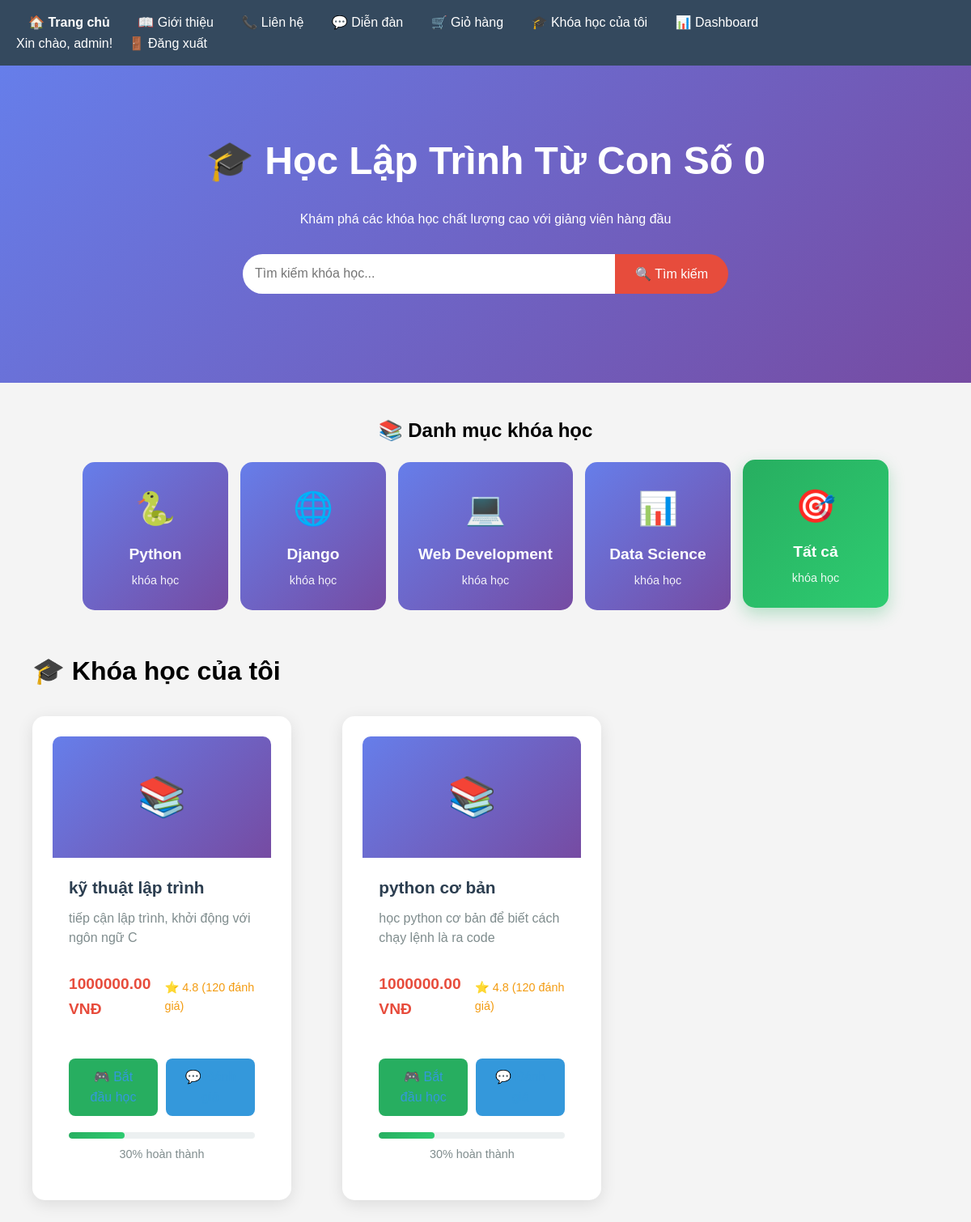
The page /my-courses/ (signed in) on the database its author committed.
### courses/models.py (models this page shows, shortened)
class Course(models.Model):
    title = models.CharField(max_length=200, verbose_name="Tên khóa học")
    description = models.TextField(verbose_name="Mô tả")
    price = models.DecimalField(max_digits=10, decimal_places=2, verbose_name="Giá")
    created_at = models.DateTimeField(auto_now_add=True, verbose_name="Ngày tạo")
    CATEGORY_CHOICES = [
        ('python', 'Python'),
        ('django', 'Django'),
        ('web', 'Web Development'),
        ('data', 'Data Science'),
        ('other', 'Khác'),
    ]
    category = models.CharField(
        max_length=20,
        choices=CATEGORY_CHOICES,
        default='other',
        verbose_name="Danh mục"
    )

### courses/views.py (the view)
# urls.py: path('my-courses/', views.my_courses, name='my_courses'),
@login_required
def my_courses(request):
    paid_courses = Course.objects.filter(
        payment__user=request.user,
        payment__status='completed'
    ).distinct()
    return render(request, 'courses/my_courses.html', {'courses': paid_courses})

### courses/templates/courses/my_courses.html (shortened to what this page needs)
{% extends 'courses/base.html' %}
{% block content %}
<div class="page-container">
    <h1>🎓 Khóa học của tôi</h1>
    {% if courses %}
    <div class="course-list">
        {% for course in courses %}
        <div class="course-card">
            <div class="course-image">
                <div style="background: linear-gradient(135deg, #667eea 0%, #764ba2 100%);
                           width: 100%; height: 150px; border-radius: 10px 10px 0 0;
                           display: flex; align-items: center; justify-content: center;
                           font-size: 3em; color: white;">
                    📚
                </div>
            </div>
            <div class="course-content">
                <h3>{{ course.title }}</h3>
                <p>{{ course.description|truncatewords:20 }}</p>
                <div class="course-meta">
                    <span class="price">{{ course.price }} VNĐ</span>
                    <span class="rating">⭐ 4.8 (120 đánh giá)</span>
                </div>
                <div class="course-actions">
                    <a href="/course/{{ course.id }}/" class="btn-primary">🎮 Bắt đầu học</a>
                    <a href="#" class="btn-secondary">💬 Đánh giá</a>
                </div>
                <div class="progress-container">
                    <div class="progress-bar">
                        <div class="progress" style="width: 30%;"></div>
                    </div>
                    <span class="progress-text">30% hoàn thành</span>
                </div>
            </div>
        </div>
        {% endfor %}
    </div>
    {% endif %}
</div>
{% endblock %}

### courses/templates/courses/base.html (shortened to what this page needs)
<!DOCTYPE html>
<html lang="vi">
<head>
</head>
<body>
<nav>
    <div>
        <a href="/" style="font-weight: bold;">🏠 Trang chủ</a>
        <a href="/about/">📖 Giới thiệu</a>
        <a href="/contact/">📞 Liên hệ</a>
        <div class="nav-dropdown">
            <a href="/forum/" class="nav-link">💬 Diễn đàn</a>
        </div>
        {% if user.is_authenticated %}
            <a href="/cart/">🛒 Giỏ hàng</a>
            <a href="/my-courses/">🎓 Khóa học của tôi</a>
            <a href="/my-dashboard/">📊 Dashboard</a>
        {% endif %}
    </div>
    <div>
        {% if user.is_authenticated %}
            <span class="user-info">Xin chào, {{ user.username }}!</span>
            <a href="/accounts/logout/">🚪 Đăng xuất</a>
        {% else %}
            <a href="/accounts/login/">🔐 Đăng nhập</a>
            <a href="/accounts/signup/">📝 Đăng ký</a>
        {% endif %}
    </div>
</nav>
    <div class="hero-banner">
        <h1>🎓 Học Lập Trình Từ Con Số 0</h1>
        <p>Khám phá các khóa học chất lượng cao với giảng viên hàng đầu</p>
        <div class="search-bar">
            <form action="/search/" method="get">
                <input type="text" name="q" placeholder="Tìm kiếm khóa học...">
                <button type="submit">🔍 Tìm kiếm</button>
            </form>
        </div>
    </div>
<div class="categories-slider">
    <h2 style="text-align: center; margin: 40px 0 20px 0;">📚 Danh mục khóa học</h2>
    <div class="categories">
        <a href="/?category=python" class="category-card {% if selected_category == 'python' %}active{% endif %}">
            <span style="font-size: 2.5em;">🐍</span>
            <h3>Python</h3>
            <p>{{ python_count }} khóa học</p>
        </a>
        <a href="/?category=django" class="category-card {% if selected_category == 'django' %}active{% endif %}">
            <span style="font-size: 2.5em;">🌐</span>
            <h3>Django</h3>
            <p>{{ django_count }} khóa học</p>
        </a>
        <a href="/?category=web" class="category-card {% if selected_category == 'web' %}active{% endif %}">
            <span style="font-size: 2.5em;">💻</span>
            <h3>Web Development</h3>
            <p>{{ web_count }} khóa học</p>
        </a>
        <a href="/?category=data" class="category-card {% if selected_category == 'data' %}active{% endif %}">
            <span style="font-size: 2.5em;">📊</span>
            <h3>Data Science</h3>
            <p>{{ data_count }} khóa học</p>
        </a>
        <a href="/" class="category-card {% if not selected_category %}active{% endif %}">
            <span style="font-size: 2.5em;">🎯</span>
            <h3>Tất cả</h3>
            <p>{{ all_count }} khóa học</p>
        </a>
    </div>
</div>
    <div class="content">
        {% block content %}
        {% endblock %}
    </div>
</body>
</html>

### courses/templates/courses/base.html (style rules this page uses)
* { box-sizing: border-box; margin: 0; padding: 0; }
body { font-family: Arial, sans-serif; margin: 0; padding: 0; background-color: #f4f4f4; line-height: 1.6; }
nav { background: #34495e; padding: 15px 20px; color: white; display: flex; align-items: center; justify-content: space-between; flex-wrap: wrap; }
nav a { color: white; text-decoration: none; margin: 0 15px; font-weight: 500; }
.user-info { color: white; }
.hero-banner { background: linear-gradient(135deg, #667eea 0%, #764ba2 100%); color: white; padding: 80px 20px; text-align: center; }
.hero-banner h1 { font-size: 3em; margin-bottom: 20px; }
.search-bar { margin: 30px auto; max-width: 600px; display: flex; justify-content: center; width: 100%; }
.search-bar form { display: flex; width: 100%; max-width: 600px; }
.search-bar input { padding: 15px; flex: 1; border: none; border-radius: 25px 0 0 25px; font-size: 16px; }
.search-bar button { padding: 15px 25px; background: #e74c3c; color: white; border: none; border-radius: 0 25px 25px 0; cursor: pointer; font-size: 16px; white-space: nowrap; }
.content { padding: 30px 20px; max-width: 1200px; margin: 0 auto; }
.course-list { display: flex; flex-wrap: wrap; gap: 25px; justify-content: center; margin: 30px 0; }
.course-card { background: white; border-radius: 10px; padding: 25px; width: 320px; box-shadow: 0 4px 8px rgba(0,0,0,0.1); transition: transform 0.3s ease, box-shadow 0.3s ease; }
.course-card h3 { color: #2c3e50; margin-top: 0; margin-bottom: 15px; font-size: 1.4em; }
.course-card p { color: #7f8c8d; margin-bottom: 15px; }
.price { color: #e74c3c; font-weight: bold; font-size: 1.3em; margin: 15px 0; }
.course-card a { display: block; text-align: center; color: #3498db; text-decoration: none; margin-top: 10px; }
.nav-dropdown { position: relative; display: inline-block; }
.nav-link { cursor: pointer; }
.categories { display: flex; justify-content: center; gap: 15px; flex-wrap: wrap; max-width: 1200px; margin: 0 auto; }
.category-card { background: linear-gradient(135deg, #667eea 0%, #764ba2 100%); color: white; padding: 25px; border-radius: 15px; text-align: center; min-width: 180px; transition: all 0.3s ease; text-decoration: none; display: block; }
.category-card.active { background: linear-gradient(135deg, #27ae60 0%, #2ecc71 100%); transform: translateY(-3px); box-shadow: 0 8px 20px rgba(39, 174, 96, 0.3); }
.category-card h3 { margin: 10px 0 5px 0; font-size: 1.2em; }
.category-card p { margin: 0; opacity: 0.9; font-size: 0.9em; }

### courses/templates/courses/my_courses.html (style rules this page uses)
.page-container { max-width: 1200px; margin: 0 auto; padding: 20px; }
.course-list { display: grid; grid-template-columns: repeat(auto-fill, minmax(350px, 1fr)); gap: 30px; margin-top: 30px; }
.course-card { background: white; border-radius: 15px; box-shadow: 0 5px 20px rgba(0,0,0,0.1); overflow: hidden; transition: transform 0.3s ease, box-shadow 0.3s ease; }
.course-content { padding: 20px; }
.course-content h3 { color: #2c3e50; margin: 0 0 10px 0; font-size: 1.3em; }
.course-content p { color: #7f8c8d; line-height: 1.5; margin: 0 0 15px 0; }
.course-meta { display: flex; justify-content: space-between; align-items: center; margin: 15px 0; }
.price { color: #e74c3c; font-weight: bold; font-size: 1.2em; }
.rating { color: #f39c12; font-size: 0.9em; }
.course-actions { display: flex; gap: 10px; margin: 20px 0; }
.btn-primary, .btn-secondary { padding: 10px 20px; border: none; border-radius: 8px; text-decoration: none; font-weight: 500; transition: all 0.3s ease; flex: 1; text-align: center; }
.btn-primary { background: #27ae60; color: white; }
.btn-secondary { background: #3498db; color: white; }
.progress-container { margin-top: 20px; }
.progress-bar { width: 100%; height: 8px; background: #ecf0f1; border-radius: 4px; overflow: hidden; }
.progress { height: 100%; background: linear-gradient(135deg, #27ae60 0%, #2ecc71 100%); border-radius: 4px; transition: width 0.3s ease; }
.progress-text { display: block; text-align: center; margin-top: 8px; font-size: 0.9em; color: #7f8c8d; font-weight: 500; }

### rows shown on the page
Course: title "kỹ thuật lập trình", description "tiếp cận lập trình, khởi động với ngôn ngữ C", price "1000000.00"
Course: title "python cơ bản", description "học python cơ bản để biết cách chạy lệnh là ra code", price "1000000.00"

### other values the page prints
{{ user.username }} "admin"
